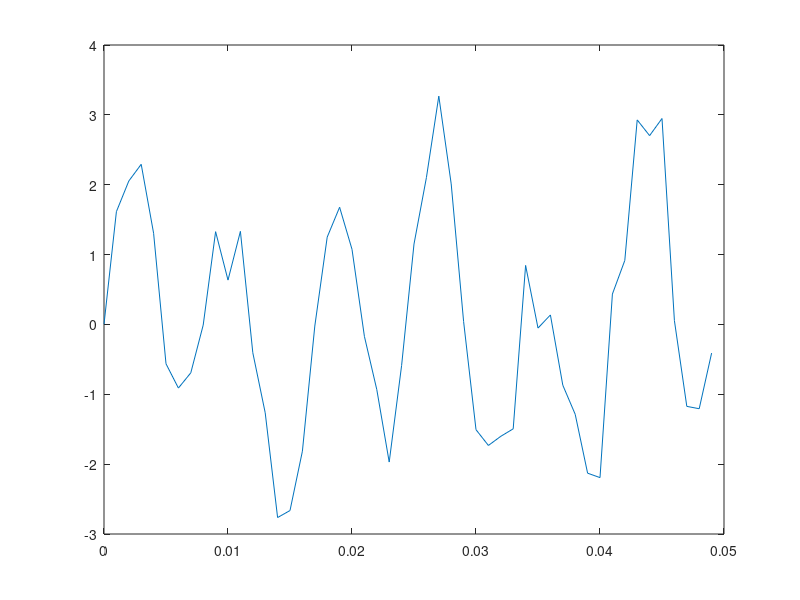

The MATLAB source for this figure:
%% 波形生成：时间向量和正弦波
% 大多数工具箱函数要求您从表示时基的向量开始。例如，假设以 1000 Hz 采样频率生成数据。合适的时间向量是
t = (0:0.001:1)';

% 其中，MATLAB® 冒号运算符 (:) 创建一个包含 1001 个元素的行向量，该向量表示从 0 到 1 秒的时间，步长为 1 毫秒。转置运算符 (') 将行向量更改为列向量；分号 (;) 表示让 MATLAB 计算结果，但不显示结果。
% 在给定 t 的情况下，您可以创建由两个正弦波组成的示例信号 y，第一个正弦波的频率为 50 Hz，另一个的频率为 120 Hz 且幅值是第一个正弦波的两倍。
y = sin(2*pi*50*t) + 2*sin(2*pi*120*t);

% 由向量 t 构成的新变量 y 的长度也是 1001 个元素。您可以将正态分布的白噪声添加到信号中，并绘制前 50 个点：
yn = y + 0.5*randn(size(t));
plot(t(1:50),yn(1:50))
